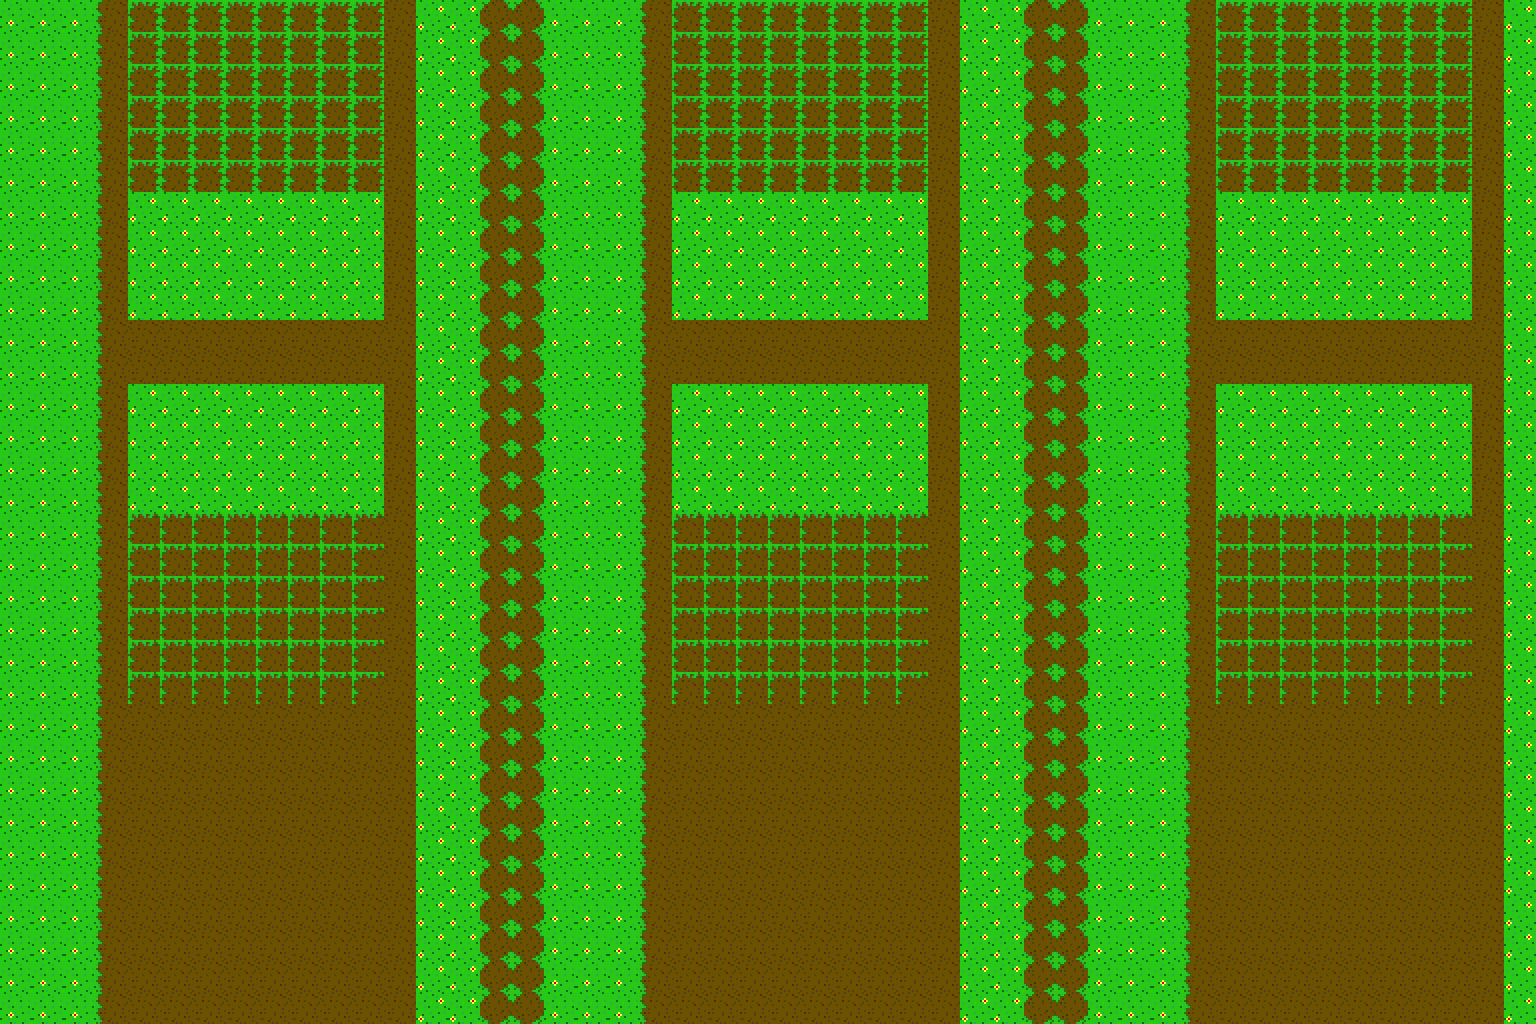

A 2D game scene composited from a Tiled map and its tileset images. What follows is a short description and the map's XML, with each tile layer's data collapsed to a summary:
An orthogonal 48x32 tile map with 32x32 px tiles, 1 tile layer (Tile Layer 1), 3 tilesets.

<map version="1.0" orientation="orthogonal" width="48" height="32" tilewidth="32" tileheight="32">
 <tileset firstgid="1" name="dirt_grass_fence_sheet_zoom2" tilewidth="32" tileheight="32">
  <image source="Hub 1/Images/dirt_grass_fence_sheet_zoom2.png" width="256" height="192" />
 </tileset>
 <tileset firstgid="49" name="dirt_and_grass_sheet" tilewidth="32" tileheight="32">
  <image source="Hub 1/Images/dirt_and_grass_sheet.png" width="128" height="32" />
 </tileset>
 <tileset firstgid="53" name="dirt_and_grass_sheet_zoom2" tilewidth="32" tileheight="32">
  <image source="Hub 1/Images/dirt_and_grass_sheet_zoom2.png" width="256" height="64" />
 </tileset>
 <layer name="Tile Layer 1" width="48" height="32">
  <data>[1536 cells, 1536 non-empty, 7 distinct tile ids]</data>
 </layer>
</map>
